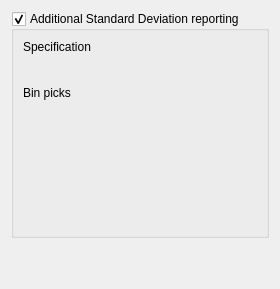
     <widget class="QWidget" name="tab_add_report">
      <attribute name="title">
       <string>Additional Reporting</string>
      </attribute>
      <layout class="QVBoxLayout" name="verticalLayout_9">
       <item>
        <widget class="QGroupBox" name="groupBox_add_sd">
         <property name="title">
          <string>Additional Standard Deviation reporting</string>
         </property>
         <property name="checkable">
          <bool>true</bool>
         </property>
         <layout class="QVBoxLayout" name="verticalLayout_10">
          <item>
           <layout class="QGridLayout" name="gridLayout">
            <item row="0" column="0">
             <widget class="QLabel" name="label_add_sd_spec">
              <property name="text">
               <string>Specification</string>
              </property>
             </widget>
            </item>
            <item row="3" column="0">
             <widget class="QLabel" name="label_add_sd_bins">
              <property name="text">
               <string>Bin picks</string>
              </property>
             </widget>
            </item>
            <item row="0" column="1" rowspan="2">
             <layout class="QVBoxLayout" name="verticalLayout_add_sd_spec"/>
            </item>
            <item row="4" column="0">
             <widget class="QLabel" name="label_add_sd_2">
              <property name="minimumSize">
               <size>
                <width>0</width>
                <height>80</height>
               </size>
              </property>
              <property name="text">
               <string/>
              </property>
             </widget>
            </item>
            <item row="3" column="1" rowspan="2">
             <layout class="QVBoxLayout" name="verticalLayout_add_sd_bins"/>
            </item>
            <item row="2" column="1">
             <spacer name="horizontalSpacer_add_sd">
              <property name="orientation">
               <enum>Qt::Horizontal</enum>
              </property>
              <property name="sizeHint" stdset="0">
               <size>
                <width>40</width>
                <height>20</height>
               </size>
              </property>
             </spacer>
            </item>
           </layout>
          </item>
          <item>
           <spacer name="verticalSpacer">
            <property name="orientation">
             <enum>Qt::Vertical</enum>
            </property>
            <property name="sizeHint" stdset="0">
             <size>
              <width>20</width>
              <height>40</height>
             </size>
            </property>
           </spacer>
          </item>
         </layout>
        </widget>
       </item>
       <item>
        <spacer name="verticalSpacer_add_rept">
         <property name="orientation">
          <enum>Qt::Vertical</enum>
         </property>
         <property name="sizeHint" stdset="0">
          <size>
           <width>20</width>
           <height>40</height>
          </size>
         </property>
        </spacer>
       </item>
      </layout>
     </widget>
